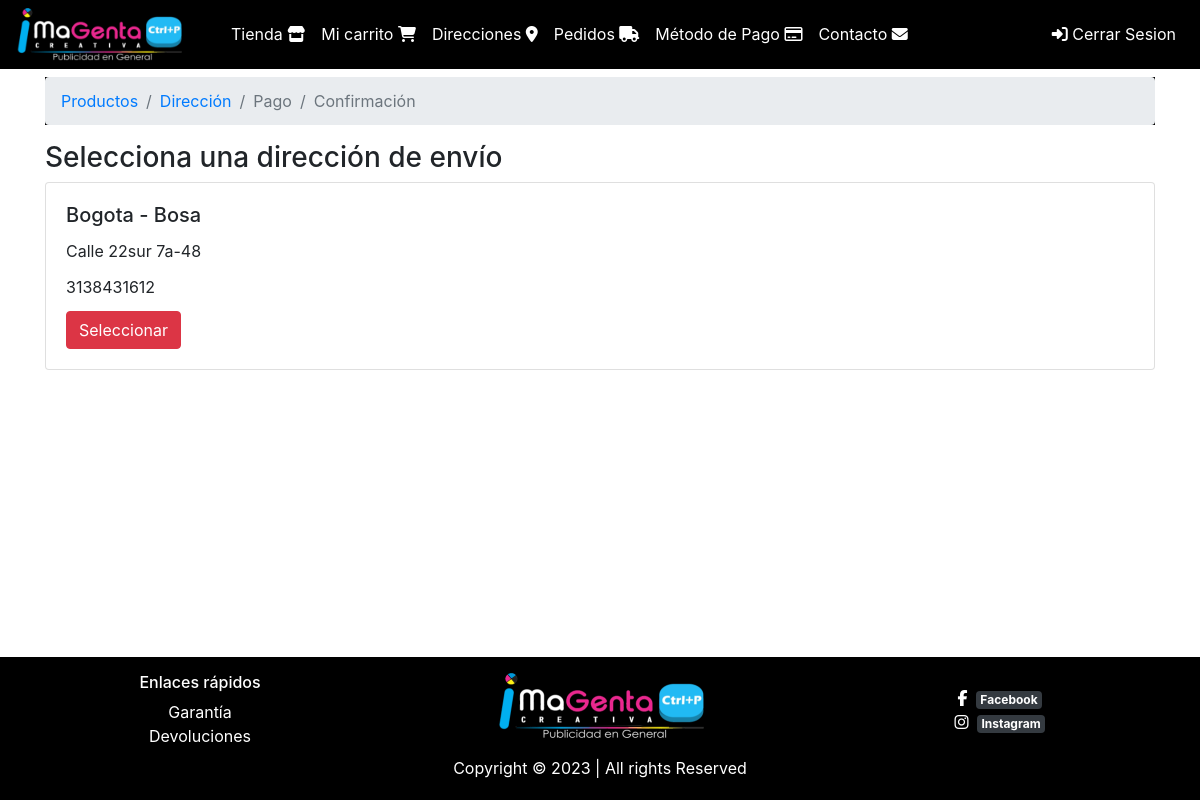
Screenshot of /orden/seleccionar/direccion (signed in) with the database file from the repository.
### shipping_addresses/models.py (models this page shows, shortened)
class ShippingAddress(models.Model):
    user = models.ForeignKey(User, null=False, blank=False, on_delete=models.CASCADE)
    line1 = models.CharField(max_length=200)
    line2 = models.IntegerField(max_length=200, blank=True)
    OPCIONES_CHOICES = (
        ('Armenia', 'Armenia'),
        ('Barrancabermeja', 'Barrancabermeja'),
        ('Barranquilla', 'Barranquilla'),
        ('Bogotá', 'Bogotá'),
        ('Bucaramanga', 'Bucaramanga'),
        ('Buga', 'Buga'),
        ('Cali', 'Cali'),
        ('Chía', 'Chía'),
        ('Cúcuta', 'Cúcuta'),
        ('Duitama', 'Duitama'),
        ('Girardot', 'Girardot'),
        ('Honda', 'Honda'),
        ('Ibagué', 'Ibagué'),
        ('Ipiales', 'Ipiales'),
        ('Jamundí', 'Jamundí'),
        ('Leticia', 'Leticia'),
        ('Manizales', 'Manizales'),
        ('Mariquita', 'Mariquita'),
        ('Medellín', 'Medellín'),
        ('Mompox', 'Mompox'),
        ('Montería', 'Montería'),
        ('Murillo', 'Murillo'),
        ('Neiva', 'Neiva'),
        ('Pasto', 'Pasto'),
        ('Pereira', 'Pereira'),
        ('San Andrés', 'San Andrés'),
        ('Santa Marta', 'Santa Marta'),
        ('Valledupar', 'Valledupar'),
        ('Barranquila', 'Barranquila'),
        ('Villavicencio', 'Villavicencio'),
        ('Zipaquirá', 'Zipaquirá'),
    )
    city = models.CharField(max_length=50, choices=OPCIONES_CHOICES)
    state = models.CharField(max_length=100)
    reference = models.CharField(max_length=300)
    postal_code = models.IntegerField(max_length=6, null=False, blank=False) #zip
    default = models.BooleanField(default=False)
    created_at = models.DateTimeField(auto_now_add=True)
    @property
    def address(self):
        return '{} - {}'.format(self.city, self.state)

### orders/views.py (the view)
# urls.py: path('seleccionar/direccion', views.select_address, name='select_address'),
@login_required(login_url='login')
def select_address(request):
    shipping_addresses = request.user.addresses
    return render(request, 'orders/select_address.html', {
        'breadcrumb': breadcrumb(address=True),
        'shipping_addresses': shipping_addresses
    })

### orders/utils.py (called while the page is built)
def breadcrumb(products=True, address=False, payment=False, confirmation=False):
    return [
        {'title':'Productos', 'active':products, 'url': reverse('orders:order') },
        {'title':'Dirección', 'active':address, 'url': reverse('orders:address') },
        {'title':'Pago', 'active':payment, 'url': reverse('orders:payment') },
        {'title':'Confirmación', 'active':confirmation, 'url': reverse('orders:confirm') },
    ]

### users/models.py (called while the page is built)
    @property
    def addresses(self):
        return self.shippingaddress_set.all()

### orders/templates/orders/select_address.html
{% extends 'base.html' %}
{% block breadcrumb %}
  {% include 'orders/snippets/breadcrumb.html' %}
{% endblock %}
{% block content %}
  <div class="col">
    <div class="h3">
      Selecciona una dirección de envío
    </div>
    <div class="mt-2">
      {% for shipping_address in shipping_addresses %}
        <div class="card mb-2">
          <div class="card-body">
            <h5 class="card-title">{{ shipping_address.address }}</h5>
            <p class="card-title">{{ shipping_address.line1 }}</p>
            <p class="card-title">{{ shipping_address.line2 }}</p>
            <a href="{% url 'orders:check_address' shipping_address.pk %}" class="btn btn-danger">
              Seleccionar
            </a>
          </div>
        </div>
      {% endfor %}
    </div>
  </div>
{% endblock %}

### static/css/hola.css (style rules this page uses)
body { position: relative; padding-bottom: 8em; min-height: 100vh; }

### rows the page displays
ShippingAddress: address "Bogota - Bosa", line1 "Calle 22sur 7a-48", line2 "3138431612"

### other values shown
{{ item.title }} "Productos" "Dirección"
{{ item.title }} "Pago" "Confirmación"
